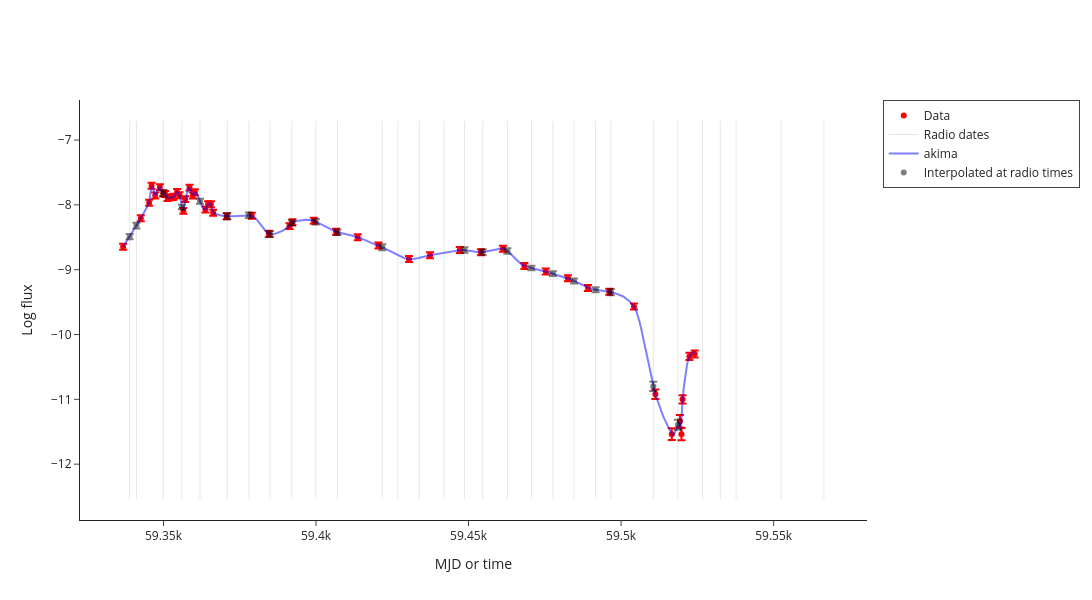

Write notebook code for a chart like this one.
### Markdown cell above
# Interpolation

### Code cell
interpolated_data = make_interpolated_Lr_Lx_df(radio_df, xray_df, source_df, plotly=True)

### Figure 1 — Plotly figure (JSON) as saved in the notebook; plotly's stock layout.template omitted (floating-point values rounded to 4 significant figures; data arrays with more than 128 entries replaced by an {"elided": "..."} marker saying what was removed)
{"data": [{"error_y": {"array": [0.04583, 0.04592, 0.04607, 0.0459, 0.04587, 0.04581, 0.04586, 0.04579, 0.04579, 0.04578, 0.04578, 0.04583, 0.04602, 0.04579, 0.04581, 0.04592, 0.04581, 0.04589, 0.04587, 0.0458, 0.0458, 0.04586, 0.04598, 0.04609, 0.04588, 0.04586, 0.04588, 0.04593, 0.04587, 0.04587, 0.04588, 0.04588, 0.04587, 0.04585, 0.04599, 0.04591, 0.04593, 0.0462, 0.04599, 0.04608, 0.04618, 0.04653, 0.07259, 0.0907, 0.09549, 0.09434, 0.06349, 0.05545, 0.05405], "type": "data", "visible": true}, "marker": {"color": "red"}, "mode": "markers", "name": "Data", "type": "scatter", "x": [59340.0, 59340.0, 59350.0, 59350.0, 59350.0, 59350.0, 59350.0, 59350.0, 59350.0, 59350.0, 59350.0, 59350.0, 59360.0, 59360.0, 59360.0, 59360.0, 59360.0, 59360.0, 59360.0, 59360.0, 59370.0, 59370.0, 59370.0, 59380.0, 59380.0, 59390.0, 59390.0, 59400.0, 59410.0, 59410.0, 59420.0, 59430.0, 59440.0, 59450.0, 59450.0, 59460.0, 59470.0, 59480.0, 59480.0, 59490.0, 59500.0, 59500.0, 59510.0, 59520.0, 59520.0, 59520.0, 59520.0, 59520.0, 59520.0], "y": [-8.646, -8.206, -7.969, -7.706, -7.855, -7.726, -7.822, -7.831, -7.895, -7.882, -7.875, -7.802, -7.852, -8.092, -7.912, -7.734, -7.854, -7.804, -8.073, -7.988, -7.99, -8.122, -8.174, -8.167, -8.447, -8.328, -8.269, -8.246, -8.416, -8.498, -8.628, -8.836, -8.778, -8.696, -8.73, -8.676, -8.942, -9.027, -9.131, -9.281, -9.339, -9.567, -10.92, -11.54, -11.34, -11.54, -11.0, -10.34, -10.3]}, {"marker": {"color": "red", "symbol": "triangle-down"}, "mode": "markers", "name": "3-sigma upper limits", "type": "scatter", "x": [], "y": []}, {"line": {"color": "black", "dash": "solid", "width": 1}, "mode": "lines", "name": "Radio dates", "opacity": 0.1, "showlegend": true, "type": "scatter", "x": [59340.0, 59340.0], "y": [-12.54, -6.706]}, {"line": {"color": "black", "dash": "solid", "width": 1}, "mode": "lines", "opacity": 0.1, "showlegend": false, "type": "scatter", "x": [59340.0, 59340.0], "y": [-12.54, -6.706]}, {"line": {"color": "black", "dash": "solid", "width": 1}, "mode": "lines", "opacity": 0.1, "showlegend": false, "type": "scatter", "x": [59350.0, 59350.0], "y": [-12.54, -6.706]}, {"line": {"color": "black", "dash": "solid", "width": 1}, "mode": "lines", "opacity": 0.1, "showlegend": false, "type": "scatter", "x": [59360.0, 59360.0], "y": [-12.54, -6.706]}, {"line": {"color": "black", "dash": "solid", "width": 1}, "mode": "lines", "opacity": 0.1, "showlegend": false, "type": "scatter", "x": [59360.0, 59360.0], "y": [-12.54, -6.706]}, {"line": {"color": "black", "dash": "solid", "width": 1}, "mode": "lines", "opacity": 0.1, "showlegend": false, "type": "scatter", "x": [59370.0, 59370.0], "y": [-12.54, -6.706]}, {"line": {"color": "black", "dash": "solid", "width": 1}, "mode": "lines", "opacity": 0.1, "showlegend": false, "type": "scatter", "x": [59380.0, 59380.0], "y": [-12.54, -6.706]}, {"line": {"color": "black", "dash": "solid", "width": 1}, "mode": "lines", "opacity": 0.1, "showlegend": false, "type": "scatter", "x": [59380.0, 59380.0], "y": [-12.54, -6.706]}, {"line": {"color": "black", "dash": "solid", "width": 1}, "mode": "lines", "opacity": 0.1, "showlegend": false, "type": "scatter", "x": [59390.0, 59390.0], "y": [-12.54, -6.706]}, {"line": {"color": "black", "dash": "solid", "width": 1}, "mode": "lines", "opacity": 0.1, "showlegend": false, "type": "scatter", "x": [59400.0, 59400.0], "y": [-12.54, -6.706]}, {"line": {"color": "black", "dash": "solid", "width": 1}, "mode": "lines", "opacity": 0.1, "showlegend": false, "type": "scatter", "x": [59410.0, 59410.0], "y": [-12.54, -6.706]}, {"line": {"color": "black", "dash": "solid", "width": 1}, "mode": "lines", "opacity": 0.1, "showlegend": false, "type": "scatter", "x": [59420.0, 59420.0], "y": [-12.54, -6.706]}, {"line": {"color": "black", "dash": "solid", "width": 1}, "mode": "lines", "opacity": 0.1, "showlegend": false, "type": "scatter", "x": [59430.0, 59430.0], "y": [-12.54, -6.706]}, {"line": {"color": "black", "dash": "solid", "width": 1}, "mode": "lines", "opacity": 0.1, "showlegend": false, "type": "scatter", "x": [59430.0, 59430.0], "y": [-12.54, -6.706]}, {"line": {"color": "black", "dash": "solid", "width": 1}, "mode": "lines", "opacity": 0.1, "showlegend": false, "type": "scatter", "x": [59440.0, 59440.0], "y": [-12.54, -6.706]}, {"line": {"color": "black", "dash": "solid", "width": 1}, "mode": "lines", "opacity": 0.1, "showlegend": false, "type": "scatter", "x": [59450.0, 59450.0], "y": [-12.54, -6.706]}, {"line": {"color": "black", "dash": "solid", "width": 1}, "mode": "lines", "opacity": 0.1, "showlegend": false, "type": "scatter", "x": [59450.0, 59450.0], "y": [-12.54, -6.706]}, {"line": {"color": "black", "dash": "solid", "width": 1}, "mode": "lines", "opacity": 0.1, "showlegend": false, "type": "scatter", "x": [59460.0, 59460.0], "y": [-12.54, -6.706]}, {"line": {"color": "black", "dash": "solid", "width": 1}, "mode": "lines", "opacity": 0.1, "showlegend": false, "type": "scatter", "x": [59470.0, 59470.0], "y": [-12.54, -6.706]}, {"line": {"color": "black", "dash": "solid", "width": 1}, "mode": "lines", "opacity": 0.1, "showlegend": false, "type": "scatter", "x": [59480.0, 59480.0], "y": [-12.54, -6.706]}, {"line": {"color": "black", "dash": "solid", "width": 1}, "mode": "lines", "opacity": 0.1, "showlegend": false, "type": "scatter", "x": [59480.0, 59480.0], "y": [-12.54, -6.706]}, {"line": {"color": "black", "dash": "solid", "width": 1}, "mode": "lines", "opacity": 0.1, "showlegend": false, "type": "scatter", "x": [59490.0, 59490.0], "y": [-12.54, -6.706]}, {"line": {"color": "black", "dash": "solid", "width": 1}, "mode": "lines", "opacity": 0.1, "showlegend": false, "type": "scatter", "x": [59500.0, 59500.0], "y": [-12.54, -6.706]}, {"line": {"color": "black", "dash": "solid", "width": 1}, "mode": "lines", "opacity": 0.1, "showlegend": false, "type": "scatter", "x": [59510.0, 59510.0], "y": [-12.54, -6.706]}, {"line": {"color": "black", "dash": "solid", "width": 1}, "mode": "lines", "opacity": 0.1, "showlegend": false, "type": "scatter", "x": [59520.0, 59520.0], "y": [-12.54, -6.706]}, {"line": {"color": "black", "dash": "solid", "width": 1}, "mode": "lines", "opacity": 0.1, "showlegend": false, "type": "scatter", "x": [59530.0, 59530.0], "y": [-12.54, -6.706]}, {"line": {"color": "black", "dash": "solid", "width": 1}, "mode": "lines", "opacity": 0.1, "showlegend": false, "type": "scatter", "x": [59530.0, 59530.0], "y": [-12.54, -6.706]}, {"line": {"color": "black", "dash": "solid", "width": 1}, "mode": "lines", "opacity": 0.1, "showlegend": false, "type": "scatter", "x": [59540.0, 59540.0], "y": [-12.54, -6.706]}, {"line": {"color": "black", "dash": "solid", "width": 1}, "mode": "lines", "opacity": 0.1, "showlegend": false, "type": "scatter", "x": [59550.0, 59550.0], "y": [-12.54, -6.706]}, {"line": {"color": "black", "dash": "solid", "width": 1}, "mode": "lines", "opacity": 0.1, "showlegend": false, "type": "scatter", "x": [59570.0, 59570.0], "y": [-12.54, -6.706]}, {"line": {"color": "blue", "dash": "solid"}, "mode": "lines", "name": "akima", "opacity": 0.5, "type": "scatter", "x": {"elided": "374 float values"}, "y": {"elided": "374 float values"}}, {"error_y": {"array": [0.0414, 0.04382, 0.04629, 0.03414, 0.03677, 0.04473, 0.04246, 0.04493, 0.0411, 0.04297, 0.04374, 0.04574, NaN, NaN, NaN, 0.04217, 0.04567, 0.0422, 0.03567, 0.03766, 0.03868, 0.03848, 0.0484, 0.07253, 0.07829, NaN, NaN, NaN, NaN, NaN], "type": "data", "visible": true}, "marker": {"color": "black"}, "mode": "markers", "name": "Interpolated at radio times", "opacity": 0.5, "type": "scatter", "x": [59340.0, 59340.0, 59350.0, 59360.0, 59360.0, 59370.0, 59380.0, 59380.0, 59390.0, 59400.0, 59410.0, 59420.0, 59430.0, 59430.0, 59440.0, 59450.0, 59450.0, 59460.0, 59470.0, 59480.0, 59480.0, 59490.0, 59500.0, 59510.0, 59520.0, 59530.0, 59530.0, 59540.0, 59550.0, 59570.0], "y": [-8.49, -8.319, -7.821, -8.031, -7.944, -8.175, -8.16, -8.452, -8.278, -8.259, -8.422, -8.654, NaN, NaN, NaN, -8.696, -8.728, -8.71, -8.973, -9.061, -9.173, -9.311, -9.345, -10.8, -11.39, NaN, NaN, NaN, NaN, NaN]}, {"marker": {"color": "black", "symbol": "triangle-down"}, "mode": "markers", "showlegend": false, "type": "scatter", "x": [], "y": []}], "layout": {"height": 600, "legend": {"borderwidth": 1}, "width": 1200, "xaxis": {"title": {"text": "MJD or time"}}, "yaxis": {"title": {"text": "Log flux"}}}}
